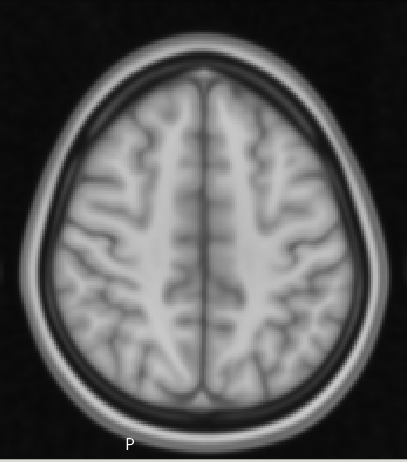
#> input picture computervision/article-research/sift-algorithm/shift-comparison/brain.PNG, 407 x 462 px, found by its file name
$ python ShiftComparison.py
#> lines starting #> are read from the running program, lines starting #| are printed output that depends on the picture
"""
 @author saozd
 @project pytonworkspace ShiftComparison
 @date 17 Ara 2023
 <p>
 @description:
"""
import cv2
import numpy as np

# Görüntüyü yükle
img = cv2.imread('E:/PycharmProjects/pytonworkspace/computervision/article-research/sift-algorithm/shift-comparison/brain.PNG')
#> img is the input picture: shape (462, 407, 3); mean B, G, R 88.7, 88.8, 88.8

# Kaydırma miktarını belirle (x, y)
shift_amount = (50, 30)

# Kaydırma matrisini oluştur
shift_matrix = np.float32([[1, 0, shift_amount[0]], [0, 1, shift_amount[1]]])

# Görüntüyü kaydır
shifted_img = cv2.warpAffine(img, shift_matrix, (img.shape[1], img.shape[0]))
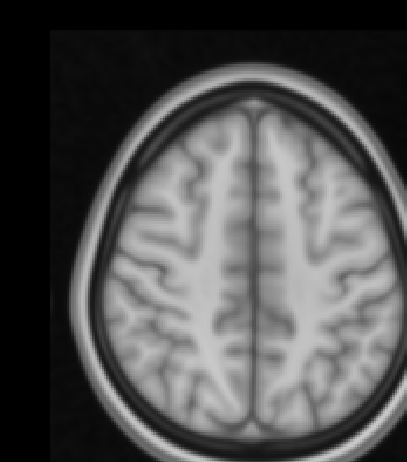
#> shifted_img: shape (462, 407, 3); min 0, max 202, mean 81.2

# Görüntüyü görselleştir
cv2.imshow('Original Image', img)
cv2.imshow('Shifted Image', shifted_img)
cv2.waitKey(0)
cv2.destroyAllWindows()
